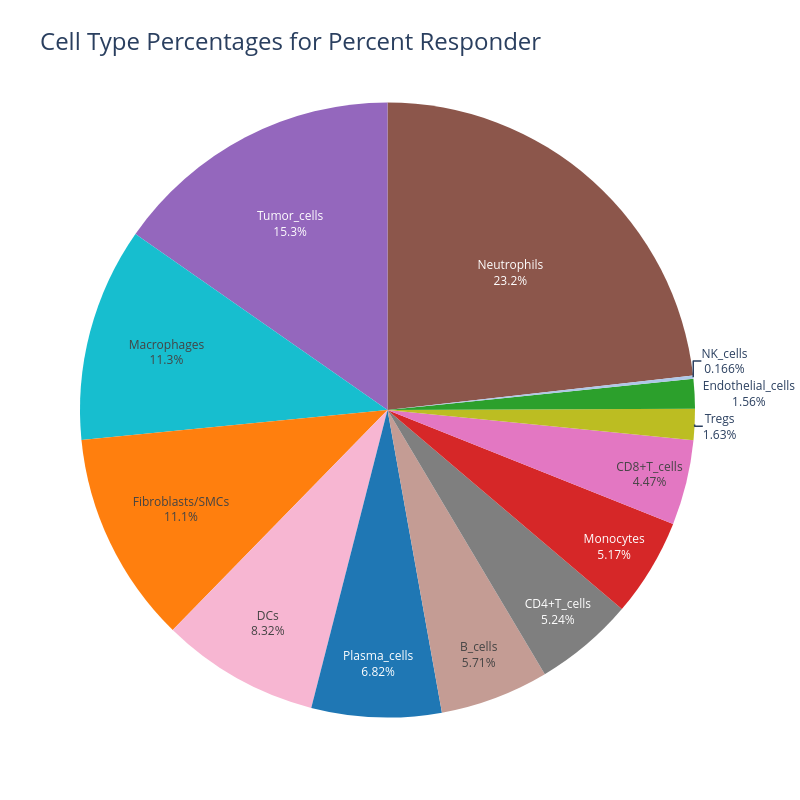
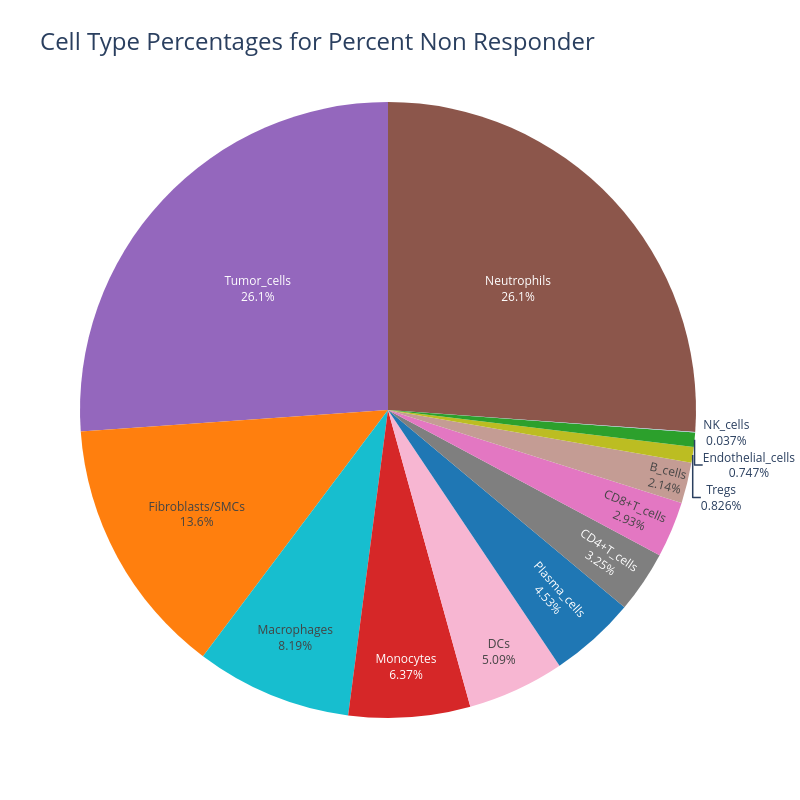

Source (notebook cell) for these figures, in order:
### Markdown cell above
#### Display Pie Chart of PMN Neighboor Hood for Responder Groups

### Code cell
import importlib
import my_functions

importlib.reload(my_functions)

my_functions.plot_cell_type_pie("Percent Responder",all_total_counts_R,800,800,False,False)
my_functions.plot_cell_type_pie("Percent Non Responder",all_total_counts_NR,800,800,False,False)

### Figure 1 — Plotly figure (JSON) as saved in the notebook; plotly's stock layout.template omitted (floating-point values rounded to 4 significant figures)
{"data": [{"customdata": [["Neutrophils"], ["Endothelial_cells"], ["Plasma_cells"], ["Monocytes"], ["Tumor_cells"], ["Fibroblasts/SMCs"], ["Macrophages"], ["B_cells"], ["CD4+T_cells"], ["Tregs"], ["DCs"], ["CD8+T_cells"], ["NK_cells"]], "domain": {"x": [0, 1], "y": [0, 1]}, "hole": 0, "hovertemplate": "Cell Type=%{customdata[0]}<br>Percentage=%{value}<extra></extra>", "labels": ["Neutrophils", "Endothelial_cells", "Plasma_cells", "Monocytes", "Tumor_cells", "Fibroblasts/SMCs", "Macrophages", "B_cells", "CD4+T_cells", "Tregs", "DCs", "CD8+T_cells", "NK_cells"], "legendgroup": "", "marker": {"colors": ["#8c564b", "#2ca02c", "#1f77b4", "#d62728", "#9467bd", "#ff7f0e", "#17becf", "#c49c94", "#7f7f7f", "#bcbd22", "#f7b6d2", "#e377c2", "#aec7e8"]}, "name": "", "showlegend": true, "textinfo": "percent+label", "type": "pie", "values": [23.21, 1.558, 6.823, 5.169, 15.29, 11.14, 11.26, 5.714, 5.245, 1.634, 8.318, 4.468, 0.166]}], "layout": {"height": 800, "legend": {"title": {"text": "Cell Types"}, "tracegroupgap": 0}, "showlegend": false, "title": {"font": {"size": 24}, "text": "Cell Type Percentages for Percent Responder"}, "width": 800}}

### Figure 2 — Plotly figure (JSON) as saved in the notebook; plotly's stock layout.template omitted (floating-point values rounded to 4 significant figures)
{"data": [{"customdata": [["Fibroblasts/SMCs"], ["Endothelial_cells"], ["Plasma_cells"], ["Monocytes"], ["Tumor_cells"], ["Neutrophils"], ["CD8+T_cells"], ["CD4+T_cells"], ["Tregs"], ["Macrophages"], ["DCs"], ["B_cells"], ["NK_cells"]], "domain": {"x": [0, 1], "y": [0, 1]}, "hole": 0, "hovertemplate": "Cell Type=%{customdata[0]}<br>Percentage=%{value}<extra></extra>", "labels": ["Fibroblasts/SMCs", "Endothelial_cells", "Plasma_cells", "Monocytes", "Tumor_cells", "Neutrophils", "CD8+T_cells", "CD4+T_cells", "Tregs", "Macrophages", "DCs", "B_cells", "NK_cells"], "legendgroup": "", "marker": {"colors": ["#ff7f0e", "#2ca02c", "#1f77b4", "#d62728", "#9467bd", "#8c564b", "#e377c2", "#7f7f7f", "#bcbd22", "#17becf", "#f7b6d2", "#c49c94", "#aec7e8"]}, "name": "", "showlegend": true, "textinfo": "percent+label", "type": "pie", "values": [13.63, 0.747, 4.528, 6.374, 26.11, 26.13, 2.933, 3.254, 0.826, 8.19, 5.093, 2.141, 0.037]}], "layout": {"height": 800, "legend": {"title": {"text": "Cell Types"}, "tracegroupgap": 0}, "showlegend": false, "title": {"font": {"size": 24}, "text": "Cell Type Percentages for Percent Non Responder"}, "width": 800}}
